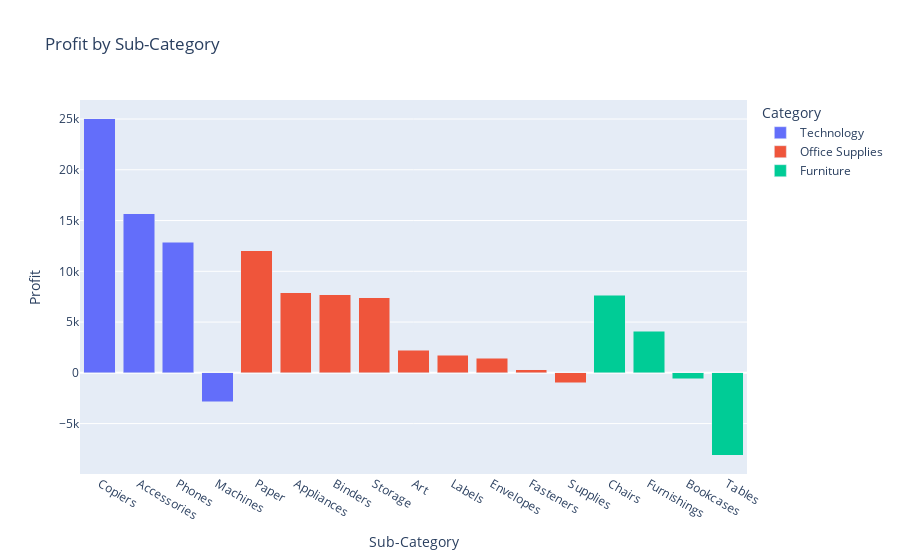

This figure's notebook cell:
### Code cell
# sales by subcategory
df_subcat_profit = df.copy()

df_subcat_profit['Sub-Category'] = df_subcat_profit['Sub-Category'].astype(str)
df_subcat_profit = df_subcat_profit.groupby(['Sub-Category', 'Category'], as_index=False)['Profit'].sum()

# sort data by sales in descending order
df_subcat_profit = df_subcat_profit.sort_values(by='Profit', ascending=False)

# Column chart for overall sales by sub-category
fig_subcat_profit = px.bar(df_subcat_profit, x='Sub-Category', y='Profit', 
                 barmode='stack', color='Category', 
                 title='Profit by Sub-Category')
fig_subcat_profit.update_layout(showlegend=True)

fig_subcat_profit.show()

### Figure 1 — Plotly figure (JSON) as saved in the notebook; plotly's stock layout.template omitted (floating-point values rounded to 4 significant figures)
{"data": [{"alignmentgroup": "True", "hovertemplate": "Category=Technology<br>Sub-Category=%{x}<br>Profit=%{y}<extra></extra>", "legendgroup": "Technology", "marker": {"color": "#636efa", "pattern": {"shape": ""}}, "name": "Technology", "offsetgroup": "Technology", "orientation": "v", "showlegend": true, "textposition": "auto", "type": "bar", "x": ["Copiers", "Accessories", "Phones", "Machines"], "xaxis": "x", "y": [25030.0, 15670.0, 12850.0, -2869.0], "yaxis": "y"}, {"alignmentgroup": "True", "hovertemplate": "Category=Office Supplies<br>Sub-Category=%{x}<br>Profit=%{y}<extra></extra>", "legendgroup": "Office Supplies", "marker": {"color": "#EF553B", "pattern": {"shape": ""}}, "name": "Office Supplies", "offsetgroup": "Office Supplies", "orientation": "v", "showlegend": true, "textposition": "auto", "type": "bar", "x": ["Paper", "Appliances", "Binders", "Storage", "Art", "Labels", "Envelopes", "Fasteners", "Supplies"], "xaxis": "x", "y": [12040.0, 7865.0, 7670.0, 7394.0, 2220.0, 1740.0, 1442.0, 304.9, -955.3], "yaxis": "y"}, {"alignmentgroup": "True", "hovertemplate": "Category=Furniture<br>Sub-Category=%{x}<br>Profit=%{y}<extra></extra>", "legendgroup": "Furniture", "marker": {"color": "#00cc96", "pattern": {"shape": ""}}, "name": "Furniture", "offsetgroup": "Furniture", "orientation": "v", "showlegend": true, "textposition": "auto", "type": "bar", "x": ["Chairs", "Furnishings", "Bookcases", "Tables"], "xaxis": "x", "y": [7641.0, 4099.0, -583.6, -8126.0], "yaxis": "y"}], "layout": {"barmode": "stack", "legend": {"title": {"text": "Category"}, "tracegroupgap": 0}, "showlegend": true, "title": {"text": "Profit by Sub-Category"}, "xaxis": {"anchor": "y", "domain": [0, 1], "title": {"text": "Sub-Category"}}, "yaxis": {"anchor": "x", "domain": [0, 1], "title": {"text": "Profit"}}}}
